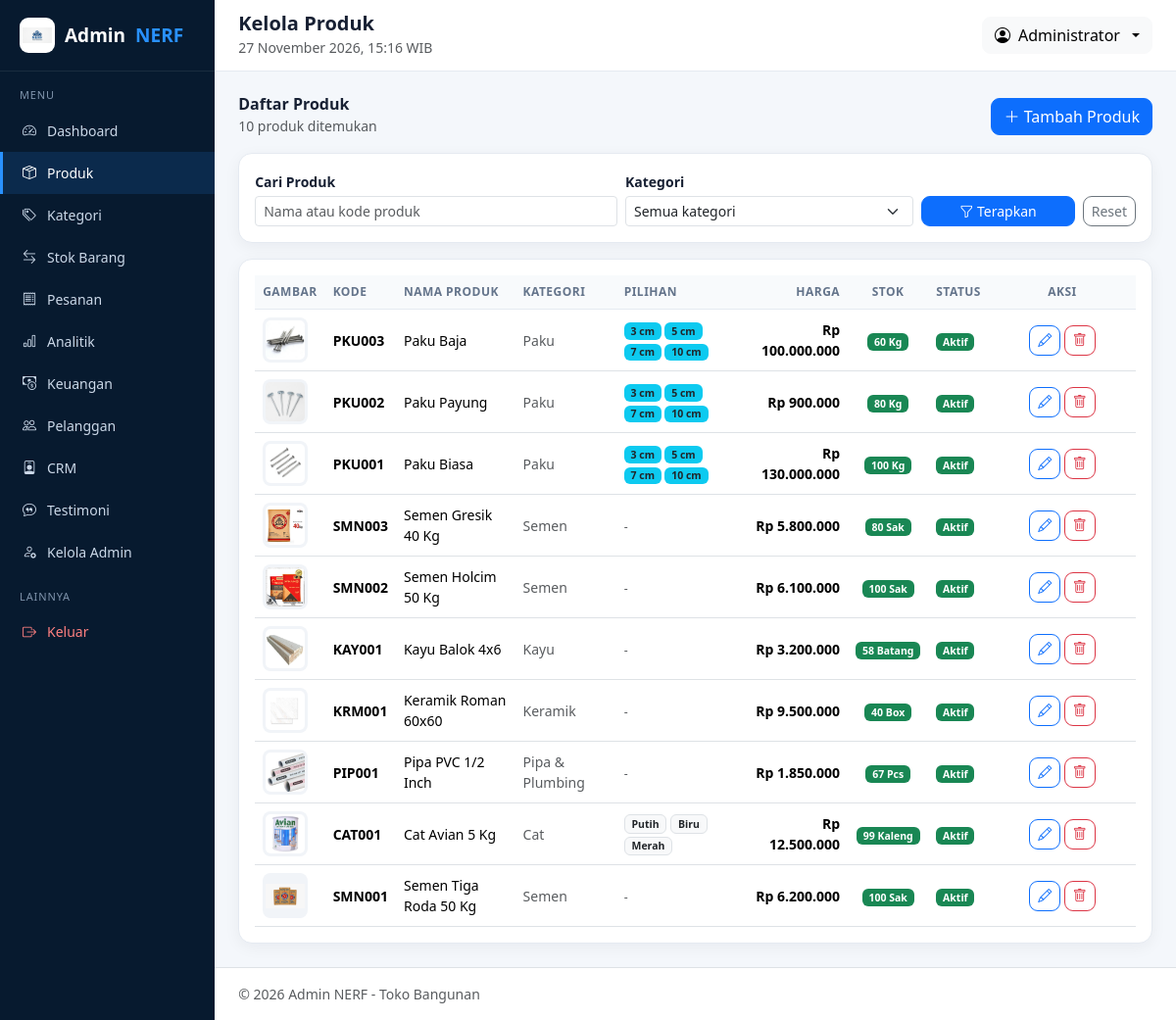
/admin/produk.php (signed in), run on the app's committed database.
### tables this page shows
CREATE TABLE `produk` (
  `id_produk` int NOT NULL AUTO_INCREMENT,
  `id_kategori` int NOT NULL,
  `kode_produk` varchar(50) NOT NULL,
  `nama_produk` varchar(150) NOT NULL,
  `slug` varchar(180) DEFAULT NULL,
  `deskripsi` text,
  `spesifikasi` text,
  `harga` decimal(15,2) DEFAULT '0.00',
  `harga_diskon` decimal(15,2) DEFAULT '0.00',
  `stok` int DEFAULT '0',
  `stok_minimum` int DEFAULT '5',
  `satuan` varchar(30) DEFAULT 'Pcs',
  `warna` varchar(120) DEFAULT NULL,
  `ukuran` varchar(120) DEFAULT NULL,
  `berat` decimal(10,2) DEFAULT '0.00',
  `gambar` varchar(255) DEFAULT NULL,
  `status` enum('Aktif','Nonaktif') DEFAULT 'Aktif',
  `dibuat_pada` timestamp NOT NULL DEFAULT CURRENT_TIMESTAMP,
  PRIMARY KEY (`id_produk`),
  UNIQUE KEY `kode_produk` (`kode_produk`),
  KEY `id_kategori` (`id_kategori`),
  CONSTRAINT `produk_ibfk_1` FOREIGN KEY (`id_kategori`) REFERENCES `kategori` (`id_kategori`) ON UPDATE CASCADE
);

CREATE TABLE `kategori` (
  `id_kategori` int NOT NULL AUTO_INCREMENT,
  `nama_kategori` varchar(100) NOT NULL,
  `deskripsi` text,
  `gambar` varchar(255) DEFAULT NULL,
  `status` enum('Aktif','Nonaktif') DEFAULT 'Aktif',
  `dibuat_pada` timestamp NOT NULL DEFAULT CURRENT_TIMESTAMP,
  PRIMARY KEY (`id_kategori`)
);

### config/fungsi/url.php (called while the page is built)
<?php
function base_url(): string
{
    static $base = null;
    if ($base !== null) {
        return $base;
    }
    $dir = str_replace('\\', '/', dirname(str_replace('\\', '/', $_SERVER['SCRIPT_NAME'] ?? '/')));
    $dir = ($dir === '/' || $dir === '.') ? '' : rtrim($dir, '/');
    if (basename($dir) === 'admin') {
        $dir = str_replace('\\', '/', dirname($dir));
        $dir = ($dir === '/' || $dir === '.') ? '' : rtrim($dir, '/');
    }
    $base = $dir;
    return $base;
}
function root_url(string $file = ''): string
{
    return (base_url() ?: '') . '/' . ltrim($file, '/');
}
function img_url(string $file): string
{
    $path = __DIR__ . '/../../' . ltrim($file, '/');
    $v    = is_file($path) ? filemtime($path) : 0;
    return root_url($file) . '?v=' . $v;
}
function aset_url(string $file): string
{
    $path = __DIR__ . '/../../assets/' . ltrim($file, '/');
    $v    = is_file($path) ? filemtime($path) : 0;
    return root_url('assets/' . ltrim($file, '/')) . '?v=' . $v;
}

### config/fungsi/teks.php (called while the page is built, shortened)
<?php
function e($value): string
{
    return htmlspecialchars((string)($value ?? ''), ENT_QUOTES, 'UTF-8');
}
function rupiah($angka): string
{
    return 'Rp ' . number_format((float)$angka, 0, ',', '.');
}
function opsi_tersedia(?string $teks): array
{
    if ($teks === null || trim($teks) === '') {
        return [];
    }
    $hasil = array_map('trim', explode(',', $teks));
    return array_values(array_filter($hasil, static fn($v) => $v !== ''));
}

### config/fungsi/auth.php (called while the page is built, shortened)
<?php
function sudah_login(): bool
{
    return isset($_SESSION['admin_id']);
}
function admin_saat_ini(): ?array
{
    static $cache = null;
    if ($cache !== null) {
        return $cache;
    }
    global $koneksi;
    $stmt = $koneksi->prepare('SELECT * FROM admin WHERE id_admin = ? LIMIT 1');
    $stmt->bind_param('i', $_SESSION['admin_id']);
    $stmt->execute();
    $cache = $stmt->get_result()->fetch_assoc() ?: null;
    return $cache;
}
function butuh_role(array $roles): void
{
    $admin = admin_saat_ini();
}

### config/produk-query.php (called while the page is built, shortened)
<?php
$cari     = trim($_GET['cari'] ?? '');
$halaman  = max(1, (int)($_GET['halaman'] ?? 1));
$per_hal  = 10;
$where = ['1=1'];
$sql_where = implode(' AND ', $where);
$stmt_count = $koneksi->prepare("SELECT COUNT(*) c FROM produk p WHERE $sql_where");
$stmt_count->execute();
$total  = (int)$stmt_count->get_result()->fetch_assoc()['c'];
$jml_hal = max(1, (int)ceil($total / $per_hal));
$halaman = min($halaman, $jml_hal);
$offset  = ($halaman - 1) * $per_hal;
$stmt = $koneksi->prepare(
    "SELECT p.*, k.nama_kategori
     FROM produk p
     LEFT JOIN kategori k ON k.id_kategori = p.id_kategori
     WHERE $sql_where
     ORDER BY p.id_produk DESC
     LIMIT $per_hal OFFSET $offset"
);
$stmt->execute();
$produk = $stmt->get_result()->fetch_all(MYSQLI_ASSOC);

### admin/partial/produk-tabel.php (the view, shortened to what this page needs)
<div class="card-panel p-3 mb-3">
    <form method="get" class="row g-2 align-items-end">
        <div class="col-md-5">
            <label class="form-label small fw-semibold mb-1">Cari Produk</label>
            <input type="search" name="cari" class="form-control form-control-sm"
                   value="<?= e($cari) ?>" placeholder="Nama atau kode produk">
        </div>
        <div class="col-md-4">
            <label class="form-label small fw-semibold mb-1">Kategori</label>
            <select name="kategori" class="form-select form-select-sm">
                <option value="0">Semua kategori</option>
            </select>
        </div>
        <div class="col-md-3 d-flex gap-2">
            <button class="btn btn-primary btn-sm w-100"><i class="bi bi-funnel"></i> Terapkan</button>
            <a href="produk.php" class="btn btn-outline-secondary btn-sm">Reset</a>
        </div>
    </form>
</div>
<div class="card-panel p-3">
    <div class="table-responsive">
        <table class="table align-middle mb-0">
            <thead>
                <tr>
                    <th style="width:70px">Gambar</th>
                    <th>Kode</th>
                    <th>Nama Produk</th>
                    <th>Kategori</th>
                    <th>Pilihan</th>
                    <th class="text-end">Harga</th>
                    <th class="text-center">Stok</th>
                    <th>Status</th>
                    <th class="text-center" style="width:150px">Aksi</th>
                </tr>
            </thead>
            <tbody>
                <?php foreach ($produk as $p):
                    $diskon  = (float)$p['harga_diskon'] > 0;
                    $menipis = (int)$p['stok'] <= (int)$p['stok_minimum'];
                    $warna   = opsi_tersedia((string)($p['warna'] ?? ''));
                    $ukuran  = opsi_tersedia((string)($p['ukuran'] ?? ''));
                ?>
                    <tr>
                        <td>
                            <?php if ($p['gambar']): ?>
                                <img src="../uploads/<?= e($p['gambar']) ?>" class="thumb" alt="">
                            <?php else: ?>
                                <div class="thumb d-flex align-items-center justify-content-center text-muted">
                                    <i class="bi bi-image"></i>
                                </div>
                            <?php endif; ?>
                        </td>
                        <td class="fw-semibold"><?= e($p['kode_produk']) ?></td>
                        <td>
                            <?= e($p['nama_produk']) ?>
                        </td>
                        <td class="text-muted"><?= e($p['nama_kategori'] ?? '-') ?></td>
                        <td><?php include __DIR__ . '/produk-tabel-pilihan.php'; ?></td>
                        <td class="text-end">
                            <?php if ($diskon): ?>
                                <div class="text-decoration-line-through text-muted small"><?= rupiah($p['harga']) ?></div>
                                <div class="fw-bold text-danger"><?= rupiah($p['harga_diskon']) ?></div>
                            <?php else: ?>
                                <span class="fw-semibold"><?= rupiah($p['harga']) ?></span>
                            <?php endif; ?>
                        </td>
                        <td class="text-center">
                            <span class="badge bg-<?= $menipis ? 'danger' : 'success' ?>">
                                <?= (int)$p['stok'] ?> <?= e($p['satuan']) ?>
                            </span>
                        </td>
                        <td>
                            <span class="badge bg-<?= $p['status'] === 'Aktif' ? 'success' : 'secondary' ?>">
                                <?= e($p['status']) ?>
                            </span>
                        </td>
                        <td class="text-center">
                            <a href="produk.php?edit=<?= (int)$p['id_produk'] ?>"
                               class="btn btn-sm btn-outline-primary"><i class="bi bi-pencil"></i></a>
                            <a href="produk.php?hapus=<?= (int)$p['id_produk'] ?>" class="btn btn-sm btn-outline-danger"
                               onclick="return confirm('Hapus produk <?= e(addslashes($p['nama_produk'])) ?>?')">
                                <i class="bi bi-trash"></i>
                            </a>
                        </td>
                    </tr>
                <?php endforeach; ?>
            </tbody>
        </table>
    </div>
</div>

### admin/layout/header.php (shortened to what this page needs)
<?php
$admin = admin_saat_ini();
$menu = [
    ['Berkas' => 'index.php',    'Ikon' => 'bi-speedometer2',     'Label' => 'Dashboard'],
    ['Berkas' => 'produk.php',   'Ikon' => 'bi-box-seam',         'Label' => 'Produk'],
    ['Berkas' => 'kategori.php', 'Ikon' => 'bi-tags',             'Label' => 'Kategori'],
    ['Berkas' => 'stok.php',     'Ikon' => 'bi-arrow-left-right', 'Label' => 'Stok Barang'],
    ['Berkas' => 'pesanan.php',  'Ikon' => 'bi-receipt',          'Label' => 'Pesanan'],
    ['Berkas' => 'analitik.php', 'Ikon' => 'bi-bar-chart',        'Label' => 'Analitik'],
    ['Berkas' => 'keuangan.php', 'Ikon' => 'bi-cash-coin',        'Label' => 'Keuangan'],
    ['Berkas' => 'pelanggan.php','Ikon' => 'bi-people',           'Label' => 'Pelanggan'],
    ['Berkas' => 'crm.php',      'Ikon' => 'bi-person-badge',     'Label' => 'CRM'],
    ['Berkas' => 'testimoni.php','Ikon' => 'bi-chat-quote',       'Label' => 'Testimoni'],
    ['Berkas' => 'user.php',     'Ikon' => 'bi-person-gear',      'Label' => 'Kelola Admin'],
];
$halaman = basename($_SERVER['PHP_SELF']);
?>
<!DOCTYPE html>
<html lang="id">
<head>
    <link href="https://cdn.jsdelivr.net/npm/bootstrap@5.3.3/dist/css/bootstrap.min.css" rel="stylesheet">
    <link href="https://cdn.jsdelivr.net/npm/bootstrap-icons@1.11.3/font/bootstrap-icons.css" rel="stylesheet">
    <link href="<?= aset_url('css/admin.css') ?>" rel="stylesheet">
</head>
<body>
<div class="d-flex">
    <aside class="sidebar d-none d-lg-block">
        <a href="../beranda.php" class="brand">
            <div class="logo-box"><img src="<?= img_url('TokoLogo.png') ?>" alt="Logo" onerror="this.remove()"></div>
            Admin <span>NERF</span>
        </a>
        <div class="nav-section">Menu</div>
        <nav class="nav flex-column">
            <?php foreach ($menu as $m): ?>
                <a class="nav-link <?= $halaman === $m['Berkas'] ? 'active' : '' ?>" href="<?= $m['Berkas'] ?>">
                    <i class="bi <?= $m['Ikon'] ?>"></i> <?= $m['Label'] ?>
                </a>
            <?php endforeach; ?>
        </nav>
        <div class="nav-section">Lainnya</div>
        <nav class="nav flex-column">
            <a class="nav-link" href="../keluar.php" style="color:#ff8080">
                <i class="bi bi-box-arrow-right"></i> Keluar
            </a>
        </nav>
    </aside>
    <div class="flex-grow-1">
        <header class="topbar d-flex justify-content-between align-items-center">
            <div>
                <h5 class="mb-0 fw-bold"><?= e($judul ?? 'Dashboard') ?></h5>
                <small class="text-muted"><?= date('d F Y, H:i') ?> WIB</small>
            </div>
            <div class="dropdown">
                <button class="btn btn-light dropdown-toggle d-flex align-items-center gap-2" data-bs-toggle="dropdown">
                    <i class="bi bi-person-circle"></i>
                    <span><?= e($admin['nama_lengkap'] ?? 'Admin') ?></span>
                </button>
            </div>
        </header>
        <main class="content">

### admin/partial/produk-tabel-pilihan.php (shortened to what this page needs)
<?php if ($warna): ?>
    <?php foreach (array_slice($warna, 0, 3) as $w): ?>
        <span class="badge bg-light text-dark border"><?= e($w) ?></span>
    <?php endforeach; ?>
<?php endif; ?>
<?php foreach (array_slice($ukuran, 0, 4) as $u): ?>
    <span class="badge bg-info text-dark"><?= e($u) ?></span>
<?php endforeach; ?>
<?php if (!$warna && !$ukuran): ?>
    <span class="text-muted small">-</span>
<?php endif; ?>

### assets/css/admin.css (style rules this page uses)
body { font-family: "Segoe UI", Arial, sans-serif; background: #f4f7fb; color: #172033; }
.sidebar { width: 250px; background: #071a2f; color: #cbd8e8; min-height: 100vh; }
.sidebar .brand { color: #fff; font-weight: 800; font-size: 19px; text-decoration: none; display: flex; align-items: center; gap: 10px; padding: 18px 20px; border-bottom: 1px solid rgba(255, 255, 255, .08); }
.sidebar .brand span { color: #2991ff; }
.logo-box { width: 36px; height: 36px; border-radius: 9px; overflow: hidden; flex-shrink: 0; display: flex; align-items: center; justify-content: center; }
.logo-box img { width: 100%; height: 100%; object-fit: contain; background: #fff; padding: 3px; }
.sidebar .nav-link { color: #cbd8e8; font-size: 14px; padding: 11px 20px; display: flex; align-items: center; gap: 11px; border-left: 3px solid transparent; }
.sidebar .nav-link.active { background: rgba(41, 145, 255, .14); color: #fff; border-left-color: #2991ff; }
.sidebar .nav-section { font-size: 11px; text-transform: uppercase; letter-spacing: .08em; color: #7f93ab; padding: 16px 20px 6px; }
.topbar { background: #fff; border-bottom: 1px solid #e5eaf1; padding: 12px 24px; }
.content { padding: 24px; }
.card-panel { background: #fff; border: 1px solid #e5eaf1; border-radius: 14px; box-shadow: 0 4px 16px rgba(7, 26, 47, .05); }
.table thead th { font-size: 12px; text-transform: uppercase; letter-spacing: .04em; color: #64748b; background: #f8fafc; border-bottom: 1px solid #e5eaf1; }
.table td { vertical-align: middle; font-size: 14px; }
.thumb { width: 46px; height: 46px; object-fit: contain; background: #f1f4f8; border-radius: 8px; padding: 3px; }
.btn { border-radius: 9px; }

### data on the page
produk: gambar (picture), kode_produk "PKU003", nama_produk "Paku Baja", id_kategori.nama_kategori "Paku", ukuran "3 cm", ukuran "5 cm", ukuran "7 cm", ukuran "10 cm", harga "Rp 100.000.000", stok "60", satuan "Kg", status "Aktif"
produk: gambar (picture), kode_produk "PKU002", nama_produk "Paku Payung", id_kategori.nama_kategori "Paku", ukuran "3 cm", ukuran "5 cm", ukuran "7 cm", ukuran "10 cm", harga "Rp 900.000", stok "80", satuan "Kg", status "Aktif"
produk: gambar (picture), kode_produk "PKU001", nama_produk "Paku Biasa", id_kategori.nama_kategori "Paku", ukuran "3 cm", ukuran "5 cm", ukuran "7 cm", ukuran "10 cm", harga "Rp 130.000.000", stok "100", satuan "Kg", status "Aktif"
produk: gambar (picture), kode_produk "SMN003", nama_produk "Semen Gresik 40 Kg", id_kategori.nama_kategori "Semen", harga "Rp 5.800.000", stok "80", satuan "Sak", status "Aktif"
produk: gambar (picture), kode_produk "SMN002", nama_produk "Semen Holcim 50 Kg", id_kategori.nama_kategori "Semen", harga "Rp 6.100.000", stok "100", satuan "Sak", status "Aktif"
produk: gambar (picture), kode_produk "KAY001", nama_produk "Kayu Balok 4x6", id_kategori.nama_kategori "Kayu", harga "Rp 3.200.000", stok "58", satuan "Batang", status "Aktif"
produk: gambar (picture), kode_produk "KRM001", nama_produk "Keramik Roman 60x60", id_kategori.nama_kategori "Keramik", harga "Rp 9.500.000", stok "40", satuan "Box", status "Aktif"
produk: gambar (picture), kode_produk "PIP001", nama_produk "Pipa PVC 1/2 Inch", id_kategori.nama_kategori "Pipa & Plumbing", harga "Rp 1.850.000", stok "67", satuan "Pcs", status "Aktif"
produk: gambar (picture), kode_produk "CAT001", nama_produk "Cat Avian 5 Kg", id_kategori.nama_kategori "Cat", warna "Putih", warna "Biru", warna "Merah", harga "Rp 12.500.000", stok "99", satuan "Kaleng", status "Aktif"
produk: gambar (picture), kode_produk "SMN001", nama_produk "Semen Tiga Roda 50 Kg", id_kategori.nama_kategori "Semen", harga "Rp 6.200.000", stok "100", satuan "Sak", status "Aktif"

### other printed values
$m['Label'] "Dashboard"
$m['Label'] "Produk"
$m['Label'] "Kategori"
$m['Label'] "Stok Barang"
$m['Label'] "Pesanan"
$m['Label'] "Analitik"
$m['Label'] "Keuangan"
$m['Label'] "Pelanggan"
$m['Label'] "CRM"
$m['Label'] "Testimoni"
$m['Label'] "Kelola Admin"
$judul "Kelola Produk"
$admin['nama_lengkap'] "Administrator"
$total "10"
